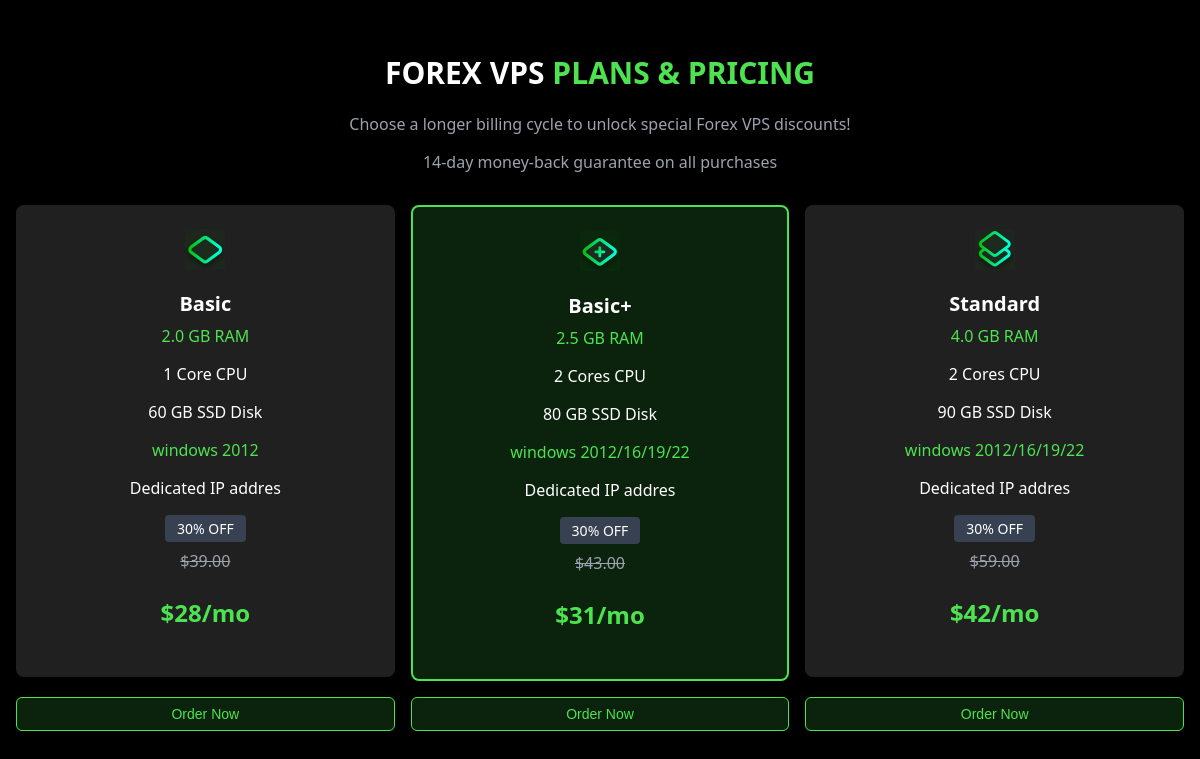
The page / on the database its author committed.
### tables this page shows
CREATE TABLE IF NOT EXISTS `product` (
    `id` INT NOT NULL AUTO_INCREMENT,
    `name` VARCHAR(255) NOT NULL,
    `ram` INT NOT NULL,
    `cpu` INT NOT NULL,
    `memory_type` VARCHAR(10) NOT NULL DEFAULT 'SSD',
    `disk` INT NOT NULL,
    `os` VARCHAR(255) NOT NULL,
    `price` DECIMAL(10,2) NOT NULL,
    `discount` INT NULL,
    `is_dedicated_ip` BOOLEAN NOT NULL DEFAULT FALSE,
    `is_suggested` BOOLEAN NOT NULL DEFAULT FALSE,
    `icon` VARCHAR(128) NOT NULL DEFAULT 'empty',
    `created_at` TIMESTAMP DEFAULT CURRENT_TIMESTAMP,
    `updated_at` TIMESTAMP NULL DEFAULT NULL ON UPDATE CURRENT_TIMESTAMP,
    `deleted_at` TIMESTAMP NULL DEFAULT NULL,
    PRIMARY KEY (`id`),
    UNIQUE KEY `name_unique` (`name`)
);

### www/index.php (called while the page is built, shortened)
<?php
  $products = [];
  do
  {
    require_once __DIR__ . '/db_connection.php';
    $query = 'SELECT * FROM product WHERE deleted_at IS NULL';
    $result = mysqli_query($mysqli, $query);
    if ($result)
    {
      while ($row = mysqli_fetch_assoc($result))
        $products[] = $row;
    }
  }
  while (FALSE);
  include 'pages/home.php';
?>

### www/pages/home.php (the view, shortened to what this page needs)
<!DOCTYPE html>
  <html lang="en">
    <head>
      <link rel="stylesheet" href="/assets/style.css">
    </head>
    <body>
      <div class="container-lg text-center">
        <h1 class="page-title">FOREX VPS <span class="text-accent">PLANS & PRICING</span></h1>
        <p class="page-subtitle">Choose a longer billing cycle to unlock special Forex VPS discounts!</p>
        <p class="page-subtitle">14-day money-back guarantee on all purchases</p>
        <div class="mt-8">
          <div class="card-grid">
            <?php foreach($products ?? [] as $product): ?>
              <div class="product-card">
                <div class="card <?= $product['is_suggested'] ? 'card-highlight' : '' ?>">
                <?php
                  $iconName = ($product['icon'] ?? 'empty') . '_rectangle.svg';
                  $iconPath = sprintf("%s/%s",__DIR__ . "/../../www/assets", $iconName);
                  if (file_exists($iconPath) && is_readable($iconPath)):
                ?>
                  <img src="/assets/<?= $iconName ?>" alt="Product icon" class="w-12 h-12">
                <?php endif; ?>
                  <div class="text-xl font-bold mt-4"><?= htmlspecialchars(ucfirst($product['name'])) ?></div>
                  <p class="text-accent mt-2"><?= number_format($product['ram'] / 1024, 1) ?> GB RAM</p>
                  <p><?= htmlspecialchars($product['cpu']) ?> <?= $product['cpu'] > 1 ? 'Cores' : 'Core' ?> CPU</p>
                  <p><?= htmlspecialchars($product['disk']) ?> GB <?= htmlspecialchars($product['memory_type']) ?> Disk</p>
                  <p class="text-accent"><?= htmlspecialchars($product['os']) ?></p>
                  <p><?= $product['is_dedicated_ip'] ? 'Dedicated IP addres': ' ' ?></p>
                  <?php if($product['discount'] > 0): ?>
                    <div class="discount-badge"><?= htmlspecialchars($product['discount']) ?>% OFF</div>
                  <?php endif; ?>
                  <p class="price-old mt-2">$<?= htmlspecialchars($product['price']) ?></p>
                  <p class="price-current">$<?= htmlspecialchars((string)ceil($product['price'] - ($product['price'] * $product['discount'] / 100))) ?>/mo</p>
                </div>
                <button class="btn btn-primary btn-block mt-4">Order Now</button>
              </div>
            <?php endforeach; ?>
          </div>
        </div>
      </div>
    </body>
  </html>

### www/assets/style.css (style rules this page uses)
body { background-color: #000000; color: #ffffff; margin: 0; font-family: system-ui, -apple-system, sans-serif; }
.container-lg { max-width: 1280px; margin: 0 auto; padding: 2rem 1rem; }
.page-title { font-size: 1.875rem; font-weight: 700; text-align: center; color: #ffffff; }
.page-subtitle { color: #9ca3af; margin-top: 0.5rem; text-align: center; }
.text-accent { color: #4DE350; }
.text-xl { font-size: 1.25rem; }
.font-bold { font-weight: 700; }
.text-center { text-align: center; }
.card { padding: 1.5rem; border-radius: 0.5rem; background-color: #202020; }
.card-highlight { background-color: rgba(77, 227, 80, 0.15); border: 2px solid #4DE350; }
.card-grid { display: grid; grid-template-columns: repeat(3, 1fr); gap: 1rem; }
.product-card { min-height: 45vh; display: flex; flex-direction: column; justify-content: space-between; }
.btn { display: inline-block; padding: 0.5rem 1rem; border-radius: 0.375rem; transition: all 0.2s; cursor: pointer; text-decoration: none; text-align: center; font-size: 0.875rem; font-weight: 500; }
.btn-primary { background-color: rgba(77, 227, 80, 0.15); border: 1px solid #4DE350; color: #4DE350; }
.btn-block { display: block; width: 100%; }
.mt-2 { margin-top: 0.5rem; }
.mt-4 { margin-top: 1rem; }
.mt-8 { margin-top: 2rem; }
.price-old { text-decoration: line-through; color: #9ca3af; }
.price-current { color: #4DE350; font-size: 1.5rem; font-weight: 700; }
.discount-badge { background-color: #374151; padding: 0.25rem 0.75rem; border-radius: 0.25rem; font-size: 0.875rem; display: inline-block; }

### rows shown on the page
product: icon (picture), name "Basic", $product['ram']/1024 "2.0", cpu "1", shows "Core", disk "60", memory_type "SSD", os "windows 2012", is_dedicated_ip "Dedicated IP addres", discount "30", price "39.00", ceil($product['price'] - ($product['price'] * $product['discount'] / 100)) "28"
product: icon (picture), name "Basic+", $product['ram']/1024 "2.5", cpu "2", shows "Cores", disk "80", memory_type "SSD", os "windows 2012/16/19/22", is_dedicated_ip "Dedicated IP addres", discount "30", price "43.00", ceil($product['price'] - ($product['price'] * $product['discount'] / 100)) "31"
product: icon (picture), name "Standard", $product['ram']/1024 "4.0", cpu "2", shows "Cores", disk "90", memory_type "SSD", os "windows 2012/16/19/22", is_dedicated_ip "Dedicated IP addres", discount "30", price "59.00", ceil($product['price'] - ($product['price'] * $product['discount'] / 100)) "42"
